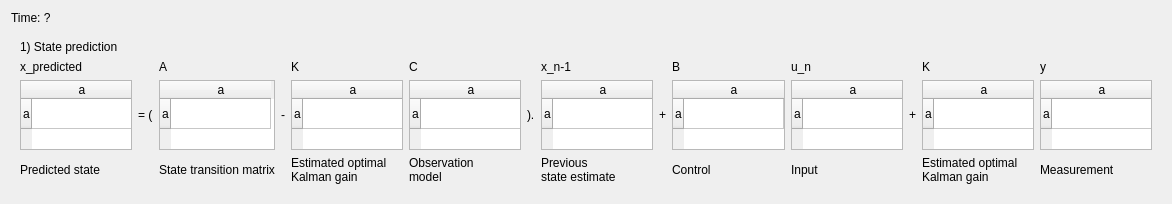
<?xml version="1.0" encoding="UTF-8"?>
<ui version="4.0">
 <class>QtSteadyStateKalmanFilterCalculationDialog</class>
 <widget class="QDialog" name="QtSteadyStateKalmanFilterCalculationDialog">
  <property name="geometry">
   <rect>
    <x>0</x>
    <y>0</y>
    <width>1172</width>
    <height>187</height>
   </rect>
  </property>
  <property name="windowTitle">
   <string>Dialog</string>
  </property>
  <property name="windowIcon">
   <iconset resource="ToolKalmanFilterer.qrc">
    <normaloff>:/images/R.png</normaloff>:/images/R.png</iconset>
  </property>
  <layout class="QVBoxLayout" name="verticalLayout">
   <item>
    <widget class="QLabel" name="label_time">
     <property name="text">
      <string>Time: ?</string>
     </property>
    </widget>
   </item>
   <item>
    <widget class="QWidget" name="widget_1" native="true">
     <layout class="QGridLayout" name="gridLayout">
      <item row="0" column="0" colspan="2">
       <widget class="QLabel" name="label_title_1">
        <property name="text">
         <string>1) State prediction</string>
        </property>
       </widget>
      </item>
      <item row="1" column="0">
       <widget class="QLabel" name="label_top_1_1">
        <property name="text">
         <string>x_predicted</string>
        </property>
       </widget>
      </item>
      <item row="1" column="2">
       <widget class="QLabel" name="label_top_2_1">
        <property name="text">
         <string>A</string>
        </property>
       </widget>
      </item>
      <item row="1" column="4">
       <widget class="QLabel" name="label_top_3_1">
        <property name="text">
         <string>K</string>
        </property>
       </widget>
      </item>
      <item row="1" column="5">
       <widget class="QLabel" name="label_top_4_1">
        <property name="text">
         <string>C</string>
        </property>
       </widget>
      </item>
      <item row="1" column="7">
       <widget class="QLabel" name="label_top_5_1">
        <property name="text">
         <string>x_n-1</string>
        </property>
       </widget>
      </item>
      <item row="1" column="9">
       <widget class="QLabel" name="label_top_6_1">
        <property name="text">
         <string>B</string>
        </property>
       </widget>
      </item>
      <item row="1" column="10">
       <widget class="QLabel" name="label_top_7_1">
        <property name="text">
         <string>u_n</string>
        </property>
       </widget>
      </item>
      <item row="1" column="12">
       <widget class="QLabel" name="label_top_8_1">
        <property name="text">
         <string>K</string>
        </property>
       </widget>
      </item>
      <item row="1" column="13">
       <widget class="QLabel" name="label_top_9_1">
        <property name="text">
         <string>y</string>
        </property>
       </widget>
      </item>
      <item row="2" column="0">
       <widget class="QTableWidget" name="table_state_predicted">
        <row>
         <property name="text">
          <string>a</string>
         </property>
        </row>
        <column>
         <property name="text">
          <string>a</string>
         </property>
        </column>
       </widget>
      </item>
      <item row="2" column="1">
       <widget class="QLabel" name="label_math_1">
        <property name="text">
         <string>= (</string>
        </property>
       </widget>
      </item>
      <item row="2" column="2">
       <widget class="QTableWidget" name="table_state_transition">
        <row>
         <property name="text">
          <string>a</string>
         </property>
        </row>
        <column>
         <property name="text">
          <string>a</string>
         </property>
        </column>
       </widget>
      </item>
      <item row="2" column="3">
       <widget class="QLabel" name="label_math_2">
        <property name="text">
         <string>-</string>
        </property>
       </widget>
      </item>
      <item row="2" column="4">
       <widget class="QTableWidget" name="table_gain_1">
        <row>
         <property name="text">
          <string>a</string>
         </property>
        </row>
        <column>
         <property name="text">
          <string>a</string>
         </property>
        </column>
       </widget>
      </item>
      <item row="2" column="5">
       <widget class="QTableWidget" name="table_observation_model">
        <row>
         <property name="text">
          <string>a</string>
         </property>
        </row>
        <column>
         <property name="text">
          <string>a</string>
         </property>
        </column>
       </widget>
      </item>
      <item row="2" column="6">
       <widget class="QLabel" name="label_math_3">
        <property name="text">
         <string>).</string>
        </property>
       </widget>
      </item>
      <item row="2" column="7">
       <widget class="QTableWidget" name="table_previous_state_estimate">
        <row>
         <property name="text">
          <string>a</string>
         </property>
        </row>
        <column>
         <property name="text">
          <string>a</string>
         </property>
        </column>
       </widget>
      </item>
      <item row="2" column="8">
       <widget class="QLabel" name="label_math_4">
        <property name="text">
         <string>+</string>
        </property>
       </widget>
      </item>
      <item row="2" column="9">
       <widget class="QTableWidget" name="table_control">
        <row>
         <property name="text">
          <string>a</string>
         </property>
        </row>
        <column>
         <property name="text">
          <string>a</string>
         </property>
        </column>
       </widget>
      </item>
      <item row="2" column="10">
       <widget class="QTableWidget" name="table_input">
        <row>
         <property name="text">
          <string>a</string>
         </property>
        </row>
        <column>
         <property name="text">
          <string>a</string>
         </property>
        </column>
       </widget>
      </item>
      <item row="2" column="11">
       <widget class="QLabel" name="label_math_5">
        <property name="text">
         <string>+</string>
        </property>
       </widget>
      </item>
      <item row="2" column="12">
       <widget class="QTableWidget" name="table_gain_2">
        <row>
         <property name="text">
          <string>a</string>
         </property>
        </row>
        <column>
         <property name="text">
          <string>a</string>
         </property>
        </column>
       </widget>
      </item>
      <item row="2" column="13">
       <widget class="QTableWidget" name="table_measurement">
        <row>
         <property name="text">
          <string>a</string>
         </property>
        </row>
        <column>
         <property name="text">
          <string>a</string>
         </property>
        </column>
       </widget>
      </item>
      <item row="3" column="0">
       <widget class="QLabel" name="label_bottom_1_1">
        <property name="text">
         <string>Predicted state</string>
        </property>
       </widget>
      </item>
      <item row="3" column="2">
       <widget class="QLabel" name="label_bottom_2_1">
        <property name="text">
         <string>State transition matrix</string>
        </property>
       </widget>
      </item>
      <item row="3" column="4">
       <widget class="QLabel" name="label_bottom_3_1">
        <property name="text">
         <string>Estimated optimal
Kalman gain</string>
        </property>
       </widget>
      </item>
      <item row="3" column="5">
       <widget class="QLabel" name="label_bottom_4_1">
        <property name="text">
         <string>Observation
model</string>
        </property>
       </widget>
      </item>
      <item row="3" column="7">
       <widget class="QLabel" name="label_bottom_5_1">
        <property name="text">
         <string>Previous
state estimate</string>
        </property>
       </widget>
      </item>
      <item row="3" column="9">
       <widget class="QLabel" name="label_bottom_6_1">
        <property name="text">
         <string>Control</string>
        </property>
       </widget>
      </item>
      <item row="3" column="10">
       <widget class="QLabel" name="label_bottom_7_1">
        <property name="text">
         <string>Input</string>
        </property>
       </widget>
      </item>
      <item row="3" column="12">
       <widget class="QLabel" name="label_bottom_8">
        <property name="text">
         <string>Estimated optimal
Kalman gain</string>
        </property>
       </widget>
      </item>
      <item row="3" column="13">
       <widget class="QLabel" name="label_bottom_9">
        <property name="text">
         <string>Measurement</string>
        </property>
       </widget>
      </item>
     </layout>
    </widget>
   </item>
  </layout>
 </widget>
 <resources>
  <include location="ToolKalmanFilterer.qrc"/>
 </resources>
 <connections/>
</ui>
